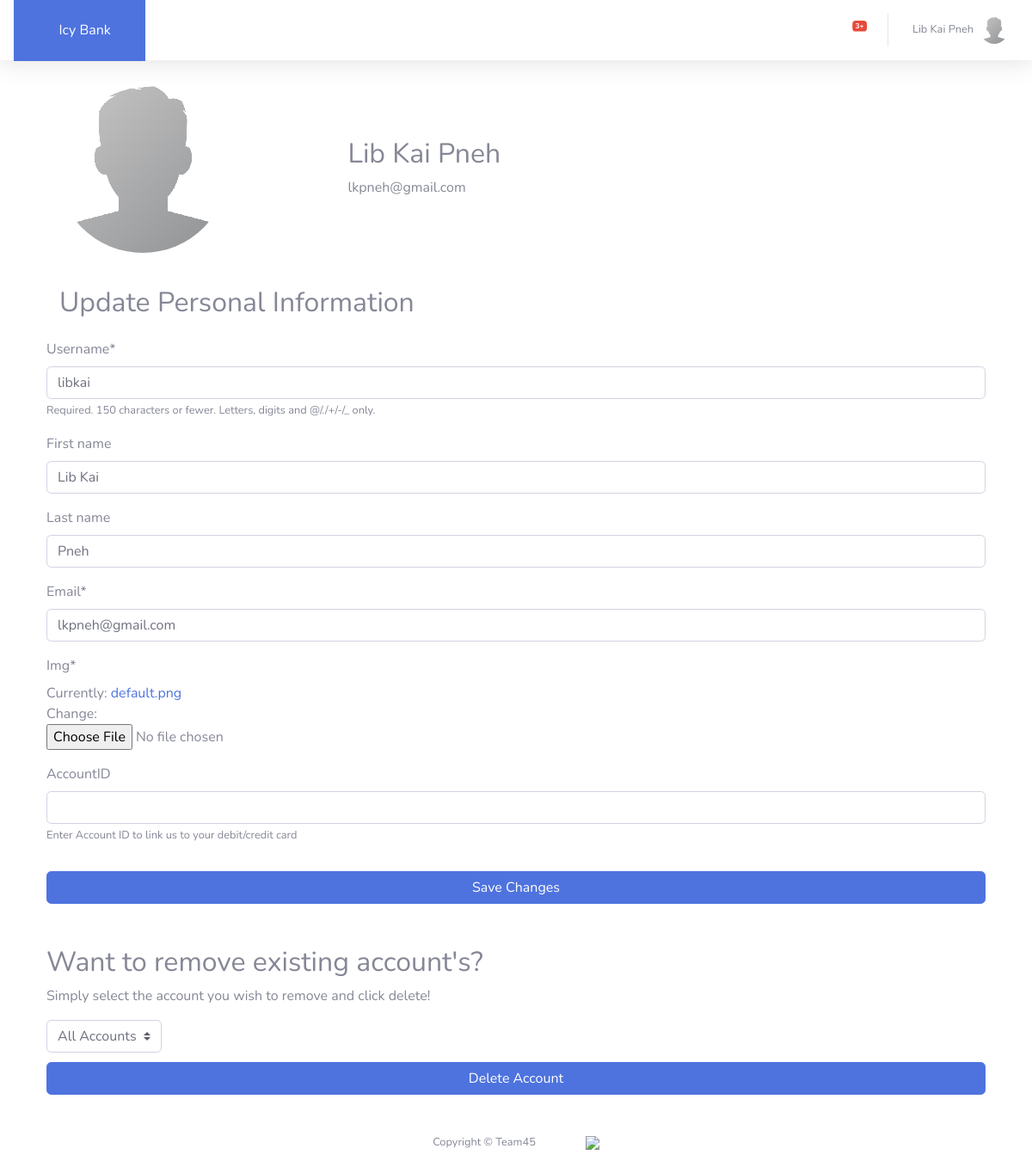
The app's page /home/profile (signed in), older data.
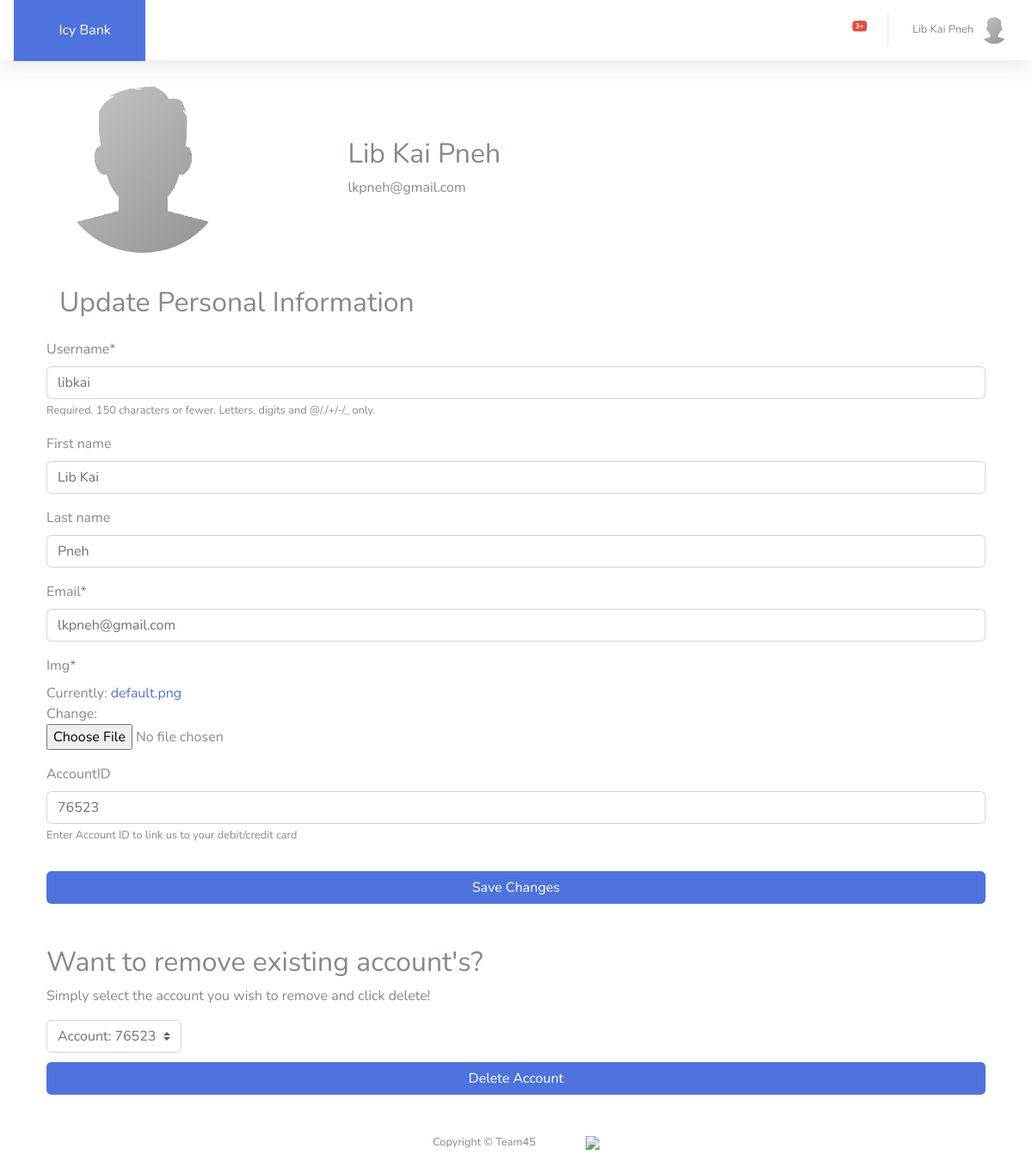
The same page, newer data.
### users/models.py (models this page shows, shortened)
class Profile(models.Model):
    user = models.OneToOneField(User, on_delete=models.CASCADE)
    img = models.ImageField(default='default.png', upload_to='profilePics')
    accountID = models.CharField(max_length=14, blank=True,
                                 help_text="Enter Account ID to link us to your debit/credit card")
    gotAccount = models.CharField(max_length=1, blank=False, default="0")
    transPerPage = models.CharField(max_length=14, blank=False, default="10")
    dateRange = models.CharField(max_length=128, blank=False, default="None")
    useDateFilter = models.CharField(max_length=1, blank=False, default="0")
    def getAccount(self):
        return Account.objects.filter(user__username=self.user.username).values_list('accountid', flat=True)

### transactions/views.py (the view)
# urls.py: path('profile', views.profile, name='profile'),
@login_required
def profile(request):
    request.session.set_expiry(600)
    if request.method == 'POST':
        uForm = UserUpdateForm(request.POST, request.FILES, instance=request.user)
        pForm = ProfileUpdateForm(request.POST, request.FILES, instance=request.user.profile)
        if uForm.is_valid() and pForm.is_valid():
            newAccountID = pForm.cleaned_data.get('accountID')
            request.user.profile.addToAccountList(newAccountID)
            uForm.save()
            pForm.save()
            messages.success(request, f'Account successfully updated')
            return redirect('profile')
    else:
        uForm = UserUpdateForm(instance=request.user)
        pForm = ProfileUpdateForm(instance=request.user.profile)
    context = {
        'uForm': uForm,
        'pForm': pForm,
        'accountIDs': getStrAccountIDs(request.user.profile)
    }
    return render(request, "transactions/profile.html", context)

### users/forms.py
class UserUpdateForm(forms.ModelForm):
    email = forms.EmailField()
    class Meta:
        model = User
        fields = ['username', 'first_name', 'last_name', 'email']

class ProfileUpdateForm(forms.ModelForm):
    class Meta:
        model = Profile
        fields = ['img', 'accountID']

### transactions/utils.py (called while the page is built)
def getStrAccountIDs(profile):
    accountList = []
    for accounts in profile.getAccount():
        accountList.append(str(accounts))
    return accountList

### transactions/templates/transactions/profile.html (shortened to what this page needs)
{% extends "transactions/base.html" %}
{% load crispy_forms_tags %}
{% block ctt %}
<div class="content-section">
	<div class="media">
		<div class="col-xl-3 col-md-6 mb-4">
			<img class="rounded-circle account-img" src="{{ user.profile.img.url }}">
		</div>
		<div class="col-xl-3 col-md-6 mb-4" style="margin: 6%">
			<h2 class="account-heading">{{ user.first_name }} {{ user.last_name }}</h2>
			<p class="test-secondary">{{ user.email }}</p>
		</div>
	</div>
	<h2 style="padding: 15px">
		Update Personal Information
	</h2>
	<form method="POST" enctype="multipart/form-data">
		<fieldset class="form-group">
			{{ uForm|crispy }}
			{{ pForm|crispy }}
		</fieldset>
		<div class="form-group">
			<button class="btn btn-primary btn-user btn-block" type="submit">
				Save Changes
			</button>
		</div>
	</form>
	<div style="padding-top: 3%">
		<h2 class="account-heading" >
		Want to remove existing account's?</h2>
		<p class="test-secondary">Simply select the account you wish to remove and click delete!</p>
	</div>
	<form action="{% url 'delete' %}" method="POST">
		<select class="custom-select w-auto" name="accountDropdown" style="margin-bottom: 1%">
		{% for account in accountIDs %}
			<option value="{{account}}">Account: {{ account }}</option>
		{% endfor %}
			<option value="All">All Accounts</option>
		</select>
		<div class="form-group">
			<input class="btn btn-primary btn-user btn-block" type="submit" value="Delete Account">
		</div>
	</form>
</div>
{% endblock ctt %}

### transactions/templates/transactions/base.html (shortened to what this page needs)
{% load static %}
<!DOCTYPE html>
<html>
<head>
    <link rel="stylesheet" type="text/css" href="https://cdn.jsdelivr.net/npm/daterangepicker/daterangepicker.css">
    <link rel="stylesheet" href="https://maxcdn.bootstrapcdn.com/bootstrap/4.0.0/css/bootstrap.min.css">
    <link href="{% static 'transactions/fontawesome-free/css/all.min.css' %}" rel="stylesheet" type="text/css">
    <link rel="stylesheet" type="text/css" href="{% static 'transactions/main.css' %}">
</head>
<body>
  <nav class="navbar navbar-expand navbar-light bg-white topbar mb-4 static-top shadow">
    <a class="sidebar-brand bg-primary text-white p-4 d-flex align-items-center justify-content-left" href="{% url 'home' %}">
        <div class="sidebar-brand-icon rotate-n-15">
          <i class="fas fa-money-check"></i>
            </div>
        <div class="sidebar-brand-text mx-3">Icy Bank</div>
    </a>
    <ul class="navbar-nav ml-auto">
        <li class="nav-item dropdown no-arrow mx-1">
                <a class="nav-link dropdown-toggle" href="{% url 'help' %}">
            <i class="fas fa-question-circle fa-fw"></i>
          </a>
        </li>
        <li class="nav-item dropdown no-arrow mx-1">
            <a class="nav-link dropdown-toggle" href="" id="alertsDropdown" role="button" data-toggle="dropdown" aria-haspopup="true" aria-expanded="false">
              <i class="fas fa-bell fa-fw"></i>
                <span class="badge badge-danger badge-counter">3+</span>
            </a>
        </li>
        <li class="nav-item dropdown no-arrow">
            <a class="nav-link dropdown-toggle" href="#" id="userDropdown" role="button" data-toggle="dropdown" aria-haspopup="true" aria-expanded="false">
              <span class="mr-2 d-none d-lg-inline text-gray-600 small">{{ user.first_name }} {{ user.last_name }}</span>
              <img class="img-profile rounded-circle" src="{{user.profile.img.url}}">
            </a>
        </li>
      </ul>
    </nav>
  <div class="container">
    {% block ctt %}{% endblock ctt %}
  </div>
  <footer class="sticky-footer">
    <div class="container my-auto">
      <div class="copyright text-center my-auto">
        <span>Copyright © Team45</span>
        <img src="{% static 'transactions/img/nttlogo.png' %}" style="max-width:10%; margin-left: 5%;">
      </div>
    </div>
  </footer>
</body>
</html>

Row changes from the older to the newer data that the page shows:
changed Profile: accountID (not shown) → "76523"
Text that changed along with them:
form field accountDropdown: "All Accounts" → "Account: 76523"
